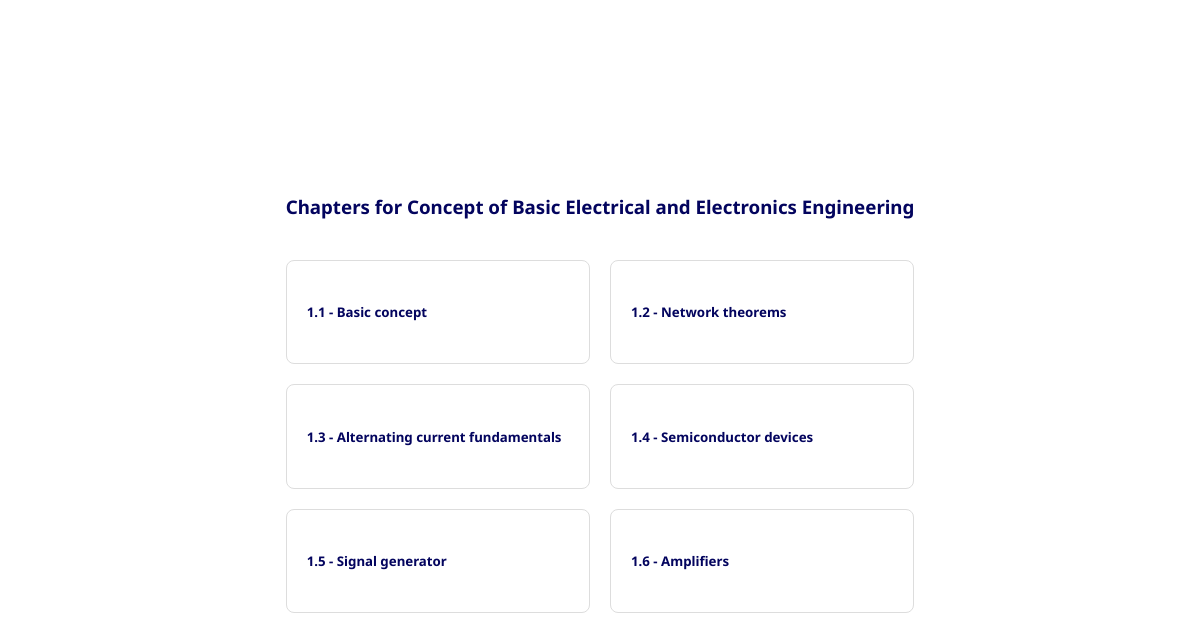
/questions/subject/14/, run on the app's committed database.
### questions/models.py (models this page shows, shortened)
class Subject(models.Model):
    name = models.CharField(max_length=200)

class Chapter(models.Model):
    subject = models.ForeignKey(Subject, on_delete=models.CASCADE)
    chapter_number = models.CharField(max_length=10)  # Format like "1.1", "1.2"
    name = models.CharField(max_length=200)
    class Meta:
        unique_together = ['subject', 'chapter_number']
        ordering = ['subject', 'chapter_number']

### questions/views.py (the view)
# urls.py: path('subject/<int:subject_id>/', views.subject_view, name='subject_detail'),
def subject_view(request, subject_id):
    subject = get_object_or_404(Subject, id=subject_id)
    chapters = Chapter.objects.filter(subject=subject)
    return render(request, 'subject_detail.html', {
        'selected_subject': subject,
        'chapters': chapters,
    })

### templates/subject_detail.html (shortened to what this page needs)
<!DOCTYPE html>
<html lang="en">
  <head>
    {% load static %}
    <link rel="stylesheet" href="{% static 'subject_detail.css' %}" />
  </head>
  <body>
    <div class="main-container">
      <h3>Chapters for {{ selected_subject.name }}</h3>
      <br />
      <div class="subject-grid">
        {% for chapter in chapters %}
        <div class="subject-card">
          <a
            href="{% url 'chapter_detail' chapter.id %}"
            style="text-decoration: none; color: inherit;"
          >
            <h5>{{ chapter.chapter_number }} - {{ chapter.name }}</h5>
          </a>
        </div>
        {% endfor %}
      </div>
    </div>
  </body>
</html>

### static/subject_detail.css (style rules this page uses)
:root { --federal-blue: #03045eff; --honolulu-blue: #0077b6ff; --pacific-cyan: #00b4d8ff; --non-photo-blue: #90e0efff; --light-cyan: #caf0f8ff; --white: #ffffff }
* { padding: 0; box-sizing: border-box; font-family: "Noto Sans", serif; }
body, html { height: 100%; margin: 0.9rem; background-color: var(--white); height: 100vh; color: var(--federal-blue); display: flex; align-items: center; justify-content: center; }
.subject-grid { display: grid; grid-template-columns: repeat(auto-fit, minmax(250px, 1fr)); gap: 20px; margin-bottom: 40px; }
.subject-card { border: 1px solid #ddd; border-radius: 8px; padding: 20px; cursor: pointer; transition: transform 0.2s, box-shadow 0.2s; }

### data on the page
Subject: name "Concept of Basic Electrical and Electronics Engineering"
Chapter: chapter_number "1.1", name "Basic concept"
Chapter: chapter_number "1.2", name "Network theorems"
Chapter: chapter_number "1.3", name "Alternating current fundamentals"
Chapter: chapter_number "1.4", name "Semiconductor devices"
Chapter: chapter_number "1.5", name "Signal generator"
Chapter: chapter_number "1.6", name "Amplifiers"
